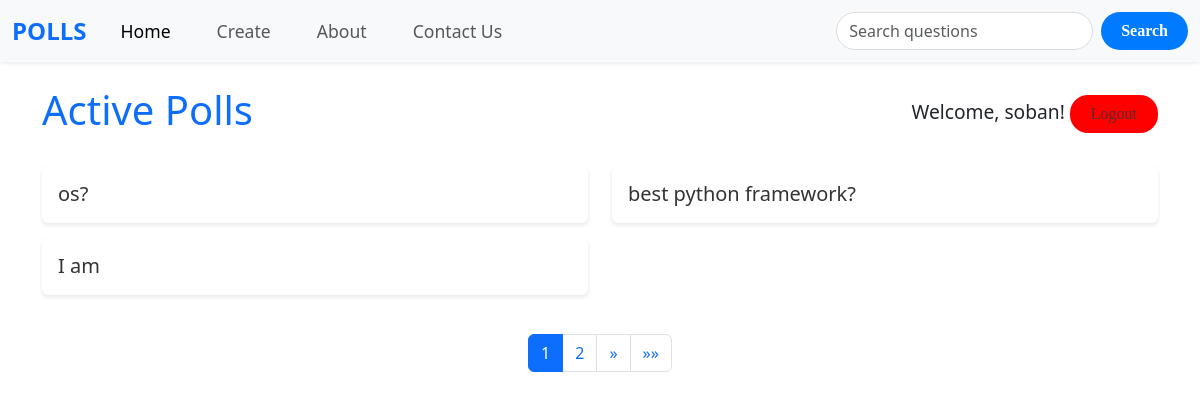
The app's page / (signed in) with its own data.
### polls/models.py (models this page shows, shortened)
class question(models.Model):
    question_text = models.CharField(max_length=300)
    publication_date = models.DateField("data published")

### polls/views.py (the view)
# urls.py: path("", views.IndexView.as_view(), name="index"),
class IndexView(generic.ListView):
    template_name = "polls/index.html"
    context_object_name = "questions_sorted_as_latest"
    paginate_by = 3
    def get_queryset(self):
        return question.objects.filter(publication_date__lte=timezone.now()).order_by('-publication_date')

### polls/templates/polls/index.html (shortened to what this page needs)
<!DOCTYPE html>
<html lang="en">
<head>
    <link href="https://cdn.jsdelivr.net/npm/bootstrap@5.3.0-alpha1/dist/css/bootstrap.min.css" rel="stylesheet">
    {% load static %}
    <link href="{% static 'polls/style.css' %}" rel="stylesheet">
</head>
<body>
<nav class="navbar navbar-expand-lg navbar-light bg-light shadow-sm">
    <div class="container-fluid">
        <a class="navbar-brand" href="{% url 'polls:index' %}">POLLS</a>
        <div class="collapse navbar-collapse" id="navbarNav">
            <div class="navbar-nav me-auto">
                <a class="nav-link active" href="{% url 'polls:index' %}">Home</a>
                    <a class="nav-link" href="{% url 'polls:create' %}">Create</a>
                <a class="nav-link" href="{% url 'polls:about' %}">About</a>
                <a class="nav-link" href="{% url 'polls:contact' %}">Contact Us</a>
            </div>
            <form method="GET" action="{% url 'polls:search' %}" class="d-flex">
                <input class="form-control me-2 custom-search-input" type="search" placeholder="Search questions" aria-label="Search" name="q">
                <button class="btn custom-search-button" type="submit">Search</button>
            </form>
        </div>
    </div>
</nav>
<div class="container mt-4">
    <div class="d-flex justify-content-between align-items-center mb-4">
        <h1 class="text-primary">Active Polls</h1>
        {% if user.is_authenticated %}
            <div class="welcome-message">
                Welcome, {{ user.username }}!
                <form action="{% url 'polls:logout' %}" method="post" class="d-inline">
                    <button type="submit" class="btn btn-link logout-btn">Logout</button>
                </form>
            </div>
        {% else %}
            <p class="text-warning mb-0">You are not logged in. Login to Create or Vote <a href="{% url 'polls:login' %}" class="text-primary">Login</a> or <a href="{% url 'polls:register' %}" class="text-primary">Register</a></p>
        {% endif %}
    </div>
    <div class="row">
        {% if questions_sorted_as_latest %}
            {% for question in questions_sorted_as_latest %}
                <div class="col-md-6">
                    <div class="card poll-card">
                        <div class="card-body">
                            <a href="{% url 'polls:details' question.id %}" class="card-title h5">{{ question.question_text }}</a>
                        </div>
                    </div>
                </div>
            {% endfor %}
        {% else %}
            <p class="text-muted">No polls available.</p>
        {% endif %}
        <nav aria-label="Page navigation" class="mt-4">
            <ul class="pagination justify-content-center">
                {% for num in page_obj.paginator.page_range %}
                    {% if page_obj.number == num %}
                        <li class="page-item active"><a class="page-link" href="?page={{ num }}">{{ num }}</a></li>
                    {% else %}
                        <li class="page-item"><a class="page-link" href="?page={{ num }}">{{ num }}</a></li>
                    {% endif %}
                {% endfor %}
                {% if page_obj.has_next %}
                    <li class="page-item">
                        <a class="page-link" href="?page={{ page_obj.next_page_number }}" aria-label="Next">
                            <span aria-hidden="true">&raquo;</span>
                        </a>
                    </li>
                    <li class="page-item">
                        <a class="page-link" href="?page={{ page_obj.paginator.num_pages }}" aria-label="Last">
                            <span aria-hidden="true">&raquo;&raquo;</span>
                        </a>
                    </li>
                {% endif %}
            </ul>
        </nav>
    </div>
</div>
</body>
</html>

### static/polls/style.css (style rules this page uses)
* { margin: 0; padding: 0; }
:root { --navbar_height: 59px; }
body { background-color: white; }
.btn { padding: 6px 20px; background-color: red; border-radius: 18px; font-size: 1rem; color: white; margin-top: 25px; font-weight: bold; cursor: pointer; margin-top: 62px; margin-bottom: 0px; font-family: tektur; text-decoration: none; }
a.navbar-brand { color: #0d6efd; font-weight: bold; }
a.nav-link { margin-right: 20px; }
.form-control { border-radius: 20px; }

### polls/templates/polls/index.html (style rules this page uses)
.btn { margin-top: 0px; }
.custom-search-input { height: 38px; border-radius: 20px; border: 1px solid #ddd; }
.custom-search-button { height: 38px; border-radius: 20px; background-color: #007bff; color: white; border: none; padding: 0 20px; }
.navbar-brand { font-weight: bold; font-size: 1.5rem; }
.nav-link { font-size: 1.1rem; margin: 0 10px; }
.welcome-message { font-size: 1.2rem; font-weight: 500; }
.logout-btn { color:rgb(93, 40, 45); text-decoration: none; font-weight: 500; }
.poll-card { margin-bottom: 15px; border: none; box-shadow: 0 2px 4px rgba(0, 0, 0, 0.1); transition: transform 0.2s; }
.poll-card a { text-decoration: none; color: #333; }

### records on screen
question: question_text "os?"
question: question_text "best python framework?"
question: question_text "I am"

### other values on screen
{{ user.username }} "soban"
{{ num }} "1"
{{ num }} "2"
